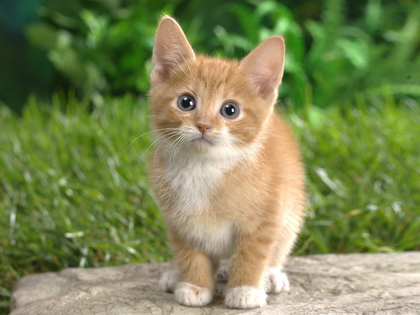
%> input picture ColorNaming/cat.png, 420 x 315 px, shrunk from 800 x 600 before the run
$ octave demo_Meow.m   (GNU Octave 9; MATLAB toolbox functions it lacks are replaced by stand-ins)
%> lines starting %> are read from the running program, lines starting %| are printed output that depends on the picture
### ColorNaming/im2c.m
function out=im2c(im,w2c,color)
% input im should be DOUBLE !
% color=0 is "color names" out
% color=-1 is "colored image" with color names out
% color=1-11 is prob of colorname=color out;

% order of color names: black ,   blue   , brown       , grey       , green   , orange   , pink     , purple  , red     , white    , yellow
color_values =     {  [0 0 0] , [0 0 1] , [.5 .4 .25] , [.5 .5 .5] , [0 1 0] , [1 .8 0] , [1 .5 1] , [1 0 1] , [1 0 0] , [1 1 1 ] , [ 1 1 0 ] };

if(nargin<3)
   color=0;
end

RR=im(:,:,1);GG=im(:,:,2);BB=im(:,:,3);

index_im = 1+floor(RR(:)/8)+32*floor(GG(:)/8)+32*32*floor(BB(:)/8);

%%
if(color==0)
   [~,w2cM]=max(w2c,[],2);  %Column vector containing the maximum value of each row.
   out=reshape(w2cM(index_im(:)),size(im,1),size(im,2));
end

%%
if(color>0 && color < 12)
   w2cM=w2c(:,color);
   out=reshape(w2cM(index_im(:)),size(im,1),size(im,2));
end

%%
if(color==-1)
   out=im;
   [~,w2cM]=max(w2c,[],2);
   out2=reshape(w2cM(index_im(:)),size(im,1),size(im,2));

   for jj=1:size(im,1)
        for ii=1:size(im,2)
          out(jj,ii,:)=color_values{out2(jj,ii)}'*255;
        end
   end
end

### ColorNaming/getColorNameVector_Meow.m
function [ colorNameVector, compressedImage ] = getColorNameVector_Meow( image, mode, mask, w2c )
% Image : input image
% mask : foreground pixels(1) and bg pixels(0) corrs. to image
% mode 0 ( FAST ): you will get colorNameVector only, compressedImage is all zero
% mode 1 (SLOW): you will get both colorNameVector and compressedImage

if mode == 1
	compressedImage = im2c(image,w2c,-1) / 255;
else
	compressedImage = zeros( size(image) );
end

% No mask : All the pixels are foreground
if isempty(mask)
	mask = ones( size(image) );
end

%% 統計Color Name Vector
colorNames = im2c(image,w2c,0);
colorNames = colorNames .* mask; %背景變成0，前景1~11

colorNameVector = zeros(11,1);
for colorI = 1 : 11
	colorNameVector(colorI) = sum( sum( colorNames==colorI ) ); %屬於該Color Name，並且位於前景
end
colorNameVector = colorNameVector / norm(colorNameVector);

### ColorNaming/drawColorNameVectorPie_Meow.m
function [image_fg] =  drawColorNameVectorPie_Meow( colorNameVector, compressedImage, mask )

figure('units','normalized','outerposition',[0 0 1 1]);

%% 畫原圖
subplot(1,3,1);
imshow( compressedImage );

%% 畫原圖的前景
subplot(1,3,2);
mask3 = repmat( mask, [1, 1, 3] );
image_fg = compressedImage .* mask3;
imshow( image_fg );

%%畫圓餅圖
%避免圓餅圖忽略0，造成該欄位空缺，導致設定顏色時出錯
colorNameVectorToDisplay = colorNameVector;
colorNameVectorToDisplay(colorNameVectorToDisplay==0)=1e-9;

%%顯示圓餅圖
rgbmatrix = getBasicColors_Meow() ;

subplot(1,3,3);
pieHandle = pie(colorNameVectorToDisplay);
for colorI = 1 : 11
	% Apply the colors we just generated to the pie chart.
	set( pieHandle(colorI*2-1), 'FaceColor', rgbmatrix(colorI,:) );
	set( pieHandle(colorI*2), 'String', sprintf( '%.3f %%',colorNameVector(colorI)*100/sum(colorNameVector) ) );
end

### ColorNaming/getBasicColors_Meow.m
function basicColors = getBasicColors_Meow()

basicColors = [
	0	0	0 ;		%black
	0	0	1 ; 	%blue
	.5	.4	.25 ;	%brown
	.5	.5	.5 ;	%grey
	0	1	0 ;		%green
	1	.8	0 ;		%orange
	1	.5	1 ; 	%pink
	1	0	1 ; 	%purple
	1	0	0 ;		%red
	1	1	1 ; 	%white
	1	1	0 ;		%yellow
];

### ColorNaming/demo_Meow.m
clear all; close all; clc

% Load the "Word to Color Mames matrix". The words are a 32x32x32 grid on the sRGB space.
load('w2c.mat');


%% Example 1
img_cat=double(imread('cat.png'));
mask_cat=rgb2gray( double(imread('catmask.png'))/255 );
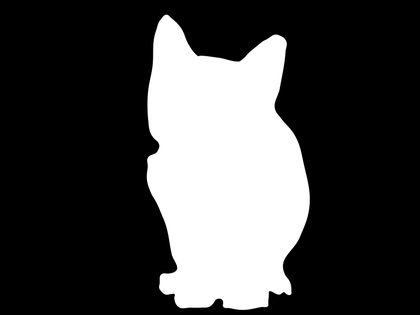
%> input picture ColorNaming/catmask.png, 420 x 315 px, shrunk from 800 x 600 before the run
%> mask_cat: size 315x420 double; min 0, max 1, mean 0.268

tic
%大量時，請用mode 0，請參見 getColorNameVector_Meow
[ colorNameVector1, compressedImage1 ] = getColorNameVector_Meow( img_cat, 1, mask_cat, w2c );
%> after the loop in getColorNameVector_Meow, `for colorI = 1 : 11`: colorNameVector = [213; 4; 19322; 4355; 387; 3605; 1319; 6; 0; 3424; 1286]
%> in getColorNameVector_Meow, `colorNameVector = colorNameVector / norm(colorNameVector);`: colorNameVector = [0.0104; 0.000195; 0.942; 0.212; 0.0189; 0.176; 0.0643; 0.000293; 0; 0.167; 0.0627]
%> colorNameVector1 has the same summary as colorNameVector in getColorNameVector_Meow
toc

drawColorNameVectorPie_Meow( colorNameVector1, compressedImage1, mask_cat );
%> in drawColorNameVectorPie_Meow, `colorNameVectorToDisplay = colorNameVector;`: colorNameVectorToDisplay has the same summary as colorNameVector in getColorNameVector_Meow

%% Example 2
img_apple=double(imread('apple.jpg'));
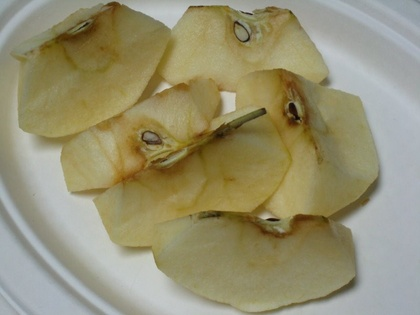
%> input picture ColorNaming/apple.jpg, 420 x 315 px, shrunk from 800 x 600 before the run
mask_apple=rgb2gray( double(imread('applemask.png'))/255 );
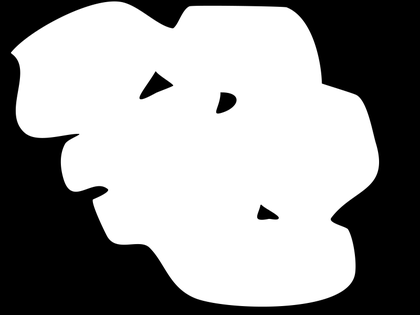
%> input picture ColorNaming/applemask.png, 420 x 315 px, shrunk from 800 x 600 before the run
%> mask_apple: size 315x420 double; min 0, max 1, mean 0.597

tic
[ colorNameVector2, compressedImage2 ] = getColorNameVector_Meow( img_apple, 1, mask_apple, w2c );
%> call 2 of getColorNameVector_Meow, with mode = 1
%> call 3 of im2c, with color = -1
%> after the loop in im2c (call 3), `for jj=1:size(im,1)`:
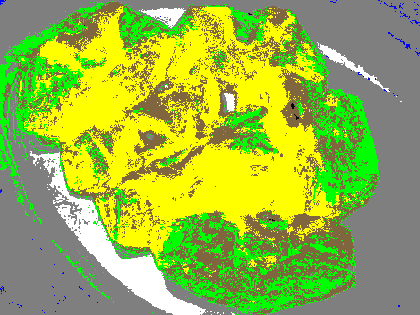
%> out: size 315x420x3 double; mean R, G, B 150.7, 181.9, 66.7
%> in getColorNameVector_Meow (call 2), `colorNames = colorNames .* mask;`:
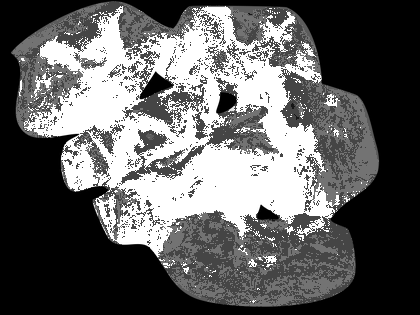
%> colorNames: size 315x420 double; min 0, max 11, mean 4.26; drawn with min black and max white
%> after the loop in getColorNameVector_Meow (call 2), `for colorI = 1 : 11`: colorNameVector = [35; 2; 24106; 838; 15538; 0; 0; 0; 0; 18; 36122]
%> in getColorNameVector_Meow (call 2), `colorNameVector = colorNameVector / norm(colorNameVector);`: colorNameVector = [0.000759; 4.34e-05; 0.523; 0.0182; 0.337; 0; 0; 0; 0; 0.00039; 0.783]
%> colorNameVector2 has the same summary as colorNameVector in getColorNameVector_Meow
toc

drawColorNameVectorPie_Meow( colorNameVector2, compressedImage2, mask_apple );
%> in drawColorNameVectorPie_Meow (call 2), `image_fg = compressedImage .* mask3;`:
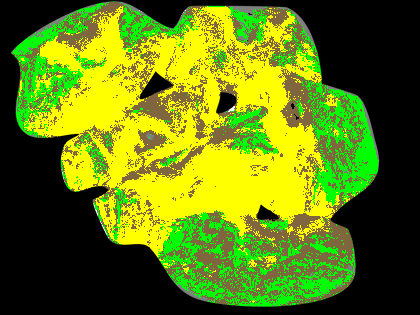
%> image_fg: size 315x420x3 double; mean R, G, B 0.376, 0.479, 0.0525
%> in drawColorNameVectorPie_Meow (call 2), `colorNameVectorToDisplay = colorNameVector;`: colorNameVectorToDisplay has the same summary as colorNameVector in getColorNameVector_Meow
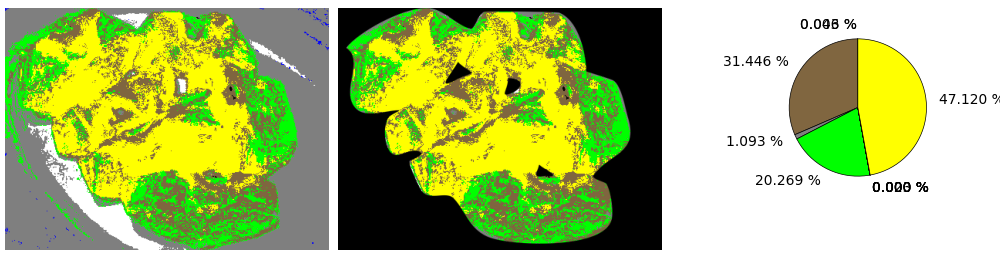
%> figure redrawn from the program's plot data, 3 panels
